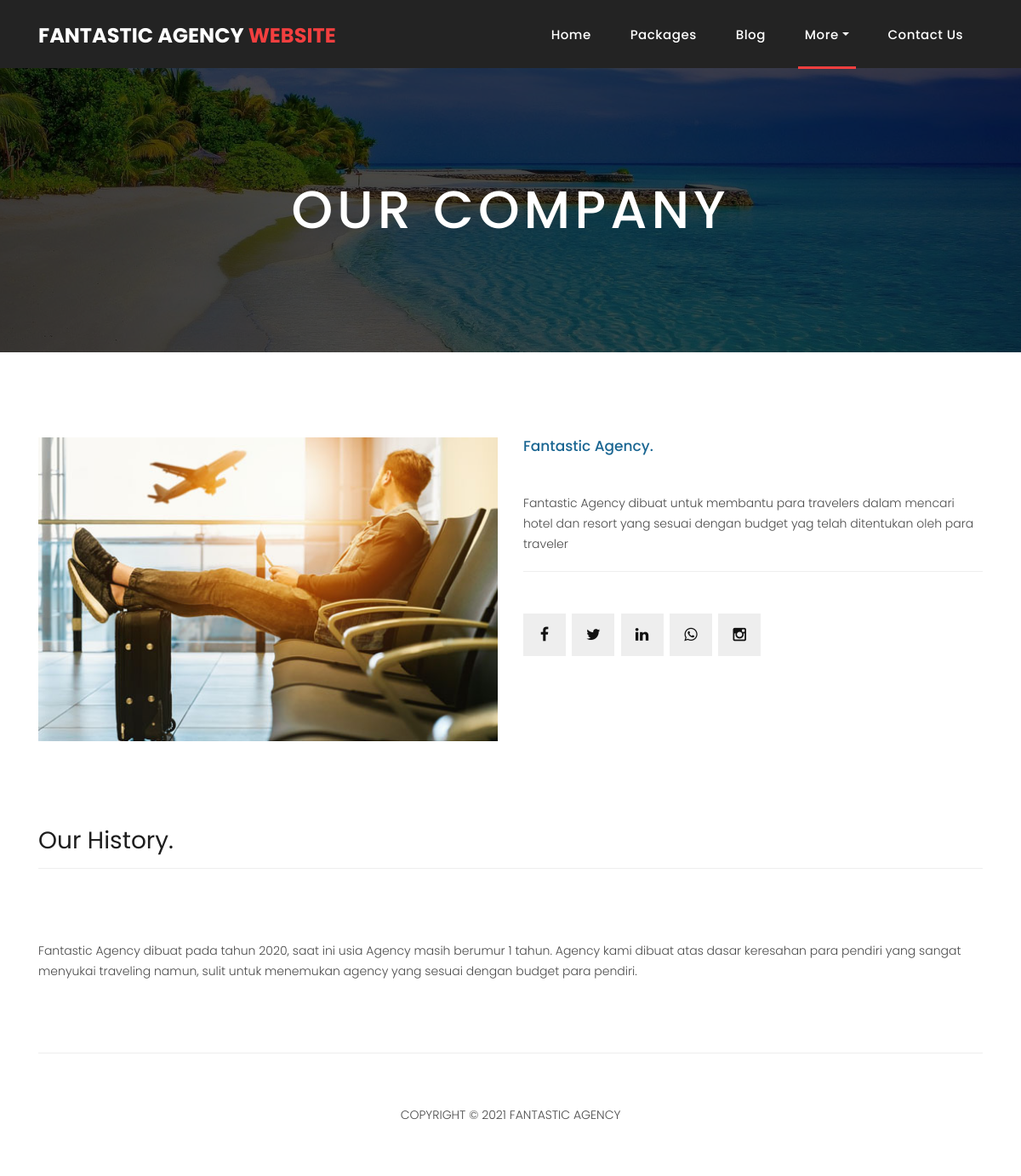
The page /about-us.php on the database its author committed.
### tables this page shows
CREATE TABLE IF NOT EXISTS `aboutus` (
  `shortver` varchar(500) DEFAULT NULL,
  `longver` varchar(500) DEFAULT NULL,
  `complete` varchar(500) DEFAULT NULL,
  `history` varchar(500) DEFAULT NULL
);

### about-us.php (the view, shortened to what this page needs)
<?php
include "koneksi.php";
?>
<!DOCTYPE html>
<html lang="en">
  <head>
    <link href="vendor/bootstrap/css/bootstrap.min.css" rel="stylesheet">
    <link rel="stylesheet" href="assets/css/fontawesome.css">
    <link rel="stylesheet" href="assets/css/style.css">
    <link rel="stylesheet" href="assets/css/owl.css">
  </head>
  <body>
    <header class="">
      <nav class="navbar navbar-expand-lg">
        <div class="container">
          <a class="navbar-brand" href="index.php"><h2>Fantastic Agency <em>Website</em></h2></a>
          <div class="collapse navbar-collapse" id="navbarResponsive">
            <ul class="navbar-nav ml-auto">
                <li class="nav-item">
                    <a class="nav-link" href="index.php">Home
                    </a>
                </li>
                <li class="nav-item"><a class="nav-link" href="packages.php">Packages</a></li>
                <li class="nav-item"><a class="nav-link" href="blog.php">Blog</a></li>
                <li class="nav-item dropdown active">
                    <a class="nav-link dropdown-toggle" data-toggle="dropdown" href="#" role="button" aria-haspopup="true" aria-expanded="false">More</a>
                </li>
                <li class="nav-item"><a class="nav-link" href="contact.php">Contact Us</a></li>
            </ul>
          </div>
        </div>
      </nav>
    </header>
    <div class="page-heading about-heading header-text" style="background-image: url(assets/images/heading-1-1920x500.jpg);">
      <div class="container">
        <div class="row">
          <div class="col-md-12">
            <div class="text-content">
              <h2>our company</h2>
            </div>
          </div>
        </div>
      </div>
    </div>
    <div class="best-features about-features">
      <div class="container">
        <div class="row">
          <div class="col-md-6">
            <div class="right-image">
              <img src="assets/images/about-1-570x350.jpg" alt="">
            </div>
          </div>
          <div class="col-md-6">
            <div class="left-content">
              <h4>Fantastic Agency.</h4>
              <?php
                  $strSQL = "SELECT * FROM aboutus";
                    $execStrSQL = mysqli_query($conn,$strSQL);
                    if (mysqli_num_rows($execStrSQL) > 0) {
                    while ($row = mysqli_fetch_assoc($execStrSQL)) {
                ?>
                <tr>
                  <td><p><br><?= $row["complete"] ?></p></br></td>
                </tr>
                <?php
              }
              }
              ?>
              <ul class="social-icons">
                <li><a href="#"><i class="fa fa-facebook"></i></a></li>
                <li><a href="#"><i class="fa fa-twitter"></i></a></li>
                <li><a href="#"><i class="fa fa-linkedin"></i></a></li>
                <li><a href="#"><i class="fa fa-whatsapp"></i></a></li>
                <li><a href="#"><i class="fa fa-instagram"></i></a></li>
              </ul>
            </div>
          </div>
        </div>
      </div>
    </div>
    <div class="team-members">
      <div class="container">
        <div class="row">
          <div class="col-md-12">
            <div class="section-heading">
              <h2>Our History.</h2>
            </div>
            <?php
                  $strSQL = "SELECT * FROM aboutus";
                    $execStrSQL = mysqli_query($conn,$strSQL);
                    if (mysqli_num_rows($execStrSQL) > 0) {
                    while ($row = mysqli_fetch_assoc($execStrSQL)) {
                ?>
                <tr>
                  <td><p><br><?= $row["history"] ?></p></br></td>
                </tr>
                <?php
              }
              }
              ?>
          </div>
        </div>
      </div>
    </div>
    <footer>
      <div class="container">
        <div class="row">
          <div class="col-md-12">
            <div class="inner-content">
              <p>Copyright © 2021 Fantastic Agency</p>
            </div>
          </div>
        </div>
      </div>
    </footer>
  </body>
</html>

### assets/css/style.css (style rules this page uses)
body { font-family: 'Poppins', sans-serif; overflow-x: hidden; text-rendering: optimizeLegibility; -webkit-font-smoothing: antialiased; -moz-osx-font-smoothing: grayscale; }
p { margin-bottom: 0px; font-size: 14px; font-weight: 300; color: #4a4a4a; line-height: 24px; }
a { text-decoration: none!important; }
ul { padding: 0; margin: 0; list-style: none; }
h1,h2,h3,h4,h5,h6 { margin: 0px; }
ul.social-icons li { display: inline-block; margin-right: 3px; }
ul.social-icons li:last-child { margin-right: 0px; }
ul.social-icons li a { width: 50px; height: 50px; display: inline-block; line-height: 50px; background-color: #eee; color: #121212; font-size: 18px; text-align: center; transition: all .3s; }
.section-heading { text-align: left; margin-bottom: 60px; border-bottom: 1px solid #eee; }
.section-heading h2 { font-size: 28px; font-weight: 400; color: #1e1e1e; margin-bottom: 15px; }
.page-heading { padding: 210px 0px 130px 0px; text-align: center; background-position: center center; background-repeat: no-repeat; background-size: cover; }
.page-heading .text-content h2 { color: #fff; font-size: 62px; text-transform: uppercase; letter-spacing: 5px; }
header { position: absolute; z-index: 99999; width: 100%; height: 80px; background-color: #232323; -webkit-transition: all 0.3s ease-in-out 0s; -moz-transition: all 0.3s ease-in-out 0s; -o-transition: all 0.3s ease-in-out 0s; transition: all 0.3s ease-in-out 0s; }
header .navbar { padding: 17px 0px; }
.navbar .navbar-brand { float: left; margin-top: -12px; outline: none; }
.navbar .navbar-brand h2 { color: #fff; text-transform: uppercase; font-size: 24px; font-weight: 700; -webkit-transition: all .3s ease 0s; -moz-transition: all .3s ease 0s; -o-transition: all .3s ease 0s; transition: all .3s ease 0s; }
.navbar .navbar-brand h2 em { font-style: normal; color: #f33f3f; }
#navbarResponsive { z-index: 999; }
.navbar-collapse { text-align: center; }
.navbar .navbar-nav .nav-item { margin: 0px 15px; }
.navbar .navbar-nav a.nav-link { text-transform: capitalize; font-size: 15px; font-weight: 500; letter-spacing: 0.5px; color: #fff; transition: all 0.5s; margin-top: 5px; }
.navbar .navbar-nav .nav-link:hover, .navbar .navbar-nav .active>.nav-link, .navbar .navbar-nav .nav-link.active, .navbar .navbar-nav .nav-link.show, .navbar .navbar-nav .show>.nav-link { color: #fff; padding-bottom: 25px; border-bottom: 3px solid #f33f3f; }
.about-features { margin-top: 100px!important; }
.about-features p { border-bottom: 1px solid #eee; padding-bottom: 20px; }
.about-features .container .row { padding-bottom: 0px!important; border-bottom: none!important; }
.best-features { margin-top: 50px; }
.best-features .container .row { border-bottom: 1px solid #eee; padding-bottom: 60px; }
.best-features img { width: 100%; overflow: hidden; }
.best-features h4 { font-size: 17px; color: #1a6692; margin-bottom: 20px; }
.best-features p { margin-bottom: 25px; }
footer { text-align: center; }
footer .inner-content { border-top: 1px solid #eee; margin-top: 60px; padding: 60px 0px; }
footer .inner-content p { text-transform: uppercase; }
.page-heading { position:relative; }
.page-heading:before { content:''; position:absolute; top:0; left:0; bottom:0; right:0; background-color:rgba(0,0,0,.7); }
.page-heading .container { position:relative; z-index: 2; }
.team-members { margin-top: 100px; }

### rows shown on the page
aboutus: complete "Fantastic Agency dibuat untuk membantu para travelers dalam mencari hotel dan resort yang sesuai dengan budget yag telah ditentukan oleh para traveler", history "Fantastic Agency dibuat pada tahun 2020, saat ini usia Agency masih berumur 1 tahun. Agency kami dibuat atas dasar keresahan para pendiri yang sangat menyukai traveling namun, sulit untuk menemukan agency yang sesuai dengan budget para pendiri."
